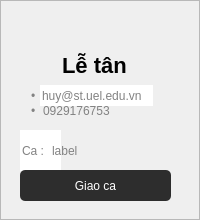
           <widget class="QFrame" name="frmEmployeeRow9">
            <property name="sizePolicy">
             <sizepolicy hsizetype="Preferred" vsizetype="Preferred">
              <horstretch>0</horstretch>
              <verstretch>0</verstretch>
             </sizepolicy>
            </property>
            <property name="minimumSize">
             <size>
              <width>0</width>
              <height>220</height>
             </size>
            </property>
            <property name="styleSheet">
             <string notr="true">#frmEmployeeRow9 {
	background-color: white;
	border-radius:4px;
	border:1px solid #E0E0E0;
}</string>
            </property>
            <property name="frameShape">
             <enum>QFrame::StyledPanel</enum>
            </property>
            <property name="frameShadow">
             <enum>QFrame::Raised</enum>
            </property>
            <widget class="QLineEdit" name="leEmployeeRow9Name">
             <property name="geometry">
              <rect>
               <x>0</x>
               <y>20</y>
               <width>191</width>
               <height>31</height>
              </rect>
             </property>
             <property name="styleSheet">
              <string notr="true">QLineEdit {
	font-family: &quot;Montserrat&quot;;
	font-size:20px;
	font-weight:none;
	background-color:transparent;
	border:1px;
}</string>
             </property>
             <property name="text">
              <string/>
             </property>
             <property name="alignment">
              <set>Qt::AlignCenter</set>
             </property>
            </widget>
            <widget class="QLineEdit" name="leEmployeeRow9Position">
             <property name="geometry">
              <rect>
               <x>60</x>
               <y>50</y>
               <width>81</width>
               <height>31</height>
              </rect>
             </property>
             <property name="styleSheet">
              <string notr="true">QLineEdit {
	font-family: &quot;Montserrat&quot;;
	font-size:22px;
	font-weight:530;
	background-color:transparent;
	border:1px;
}</string>
             </property>
             <property name="text">
              <string>Lễ tân</string>
             </property>
            </widget>
            <widget class="QLabel" name="lblEmployeeRow9Dot">
             <property name="geometry">
              <rect>
               <x>31</x>
               <y>85</y>
               <width>21</width>
               <height>21</height>
              </rect>
             </property>
             <property name="styleSheet">
              <string notr="true">QLabel {
	color: #828282;
}</string>
             </property>
             <property name="text">
              <string>•</string>
             </property>
            </widget>
            <widget class="QLineEdit" name="leEmployeeRow9Email">
             <property name="geometry">
              <rect>
               <x>40</x>
               <y>85</y>
               <width>113</width>
               <height>21</height>
              </rect>
             </property>
             <property name="styleSheet">
              <string notr="true">QLineEdit {
	border:none;
	color: #828282;
}</string>
             </property>
             <property name="text">
              <string>huy@st.uel.edu.vn</string>
             </property>
            </widget>
            <widget class="QLabel" name="lblEmployeeRow9Dot2">
             <property name="geometry">
              <rect>
               <x>31</x>
               <y>100</y>
               <width>20</width>
               <height>21</height>
              </rect>
             </property>
             <property name="styleSheet">
              <string notr="true">QLabel {
	color: #828282;
}</string>
             </property>
             <property name="text">
              <string>•</string>
             </property>
            </widget>
            <widget class="QLineEdit" name="leEmployeeRow9Phone">
             <property name="geometry">
              <rect>
               <x>41</x>
               <y>100</y>
               <width>111</width>
               <height>21</height>
              </rect>
             </property>
             <property name="styleSheet">
              <string notr="true">QLineEdit {
	border:none;
	color: #828282;
	background-color:transparent;
}</string>
             </property>
             <property name="text">
              <string>0929176753</string>
             </property>
            </widget>
            <widget class="QLineEdit" name="leEmployeeRow9Ca">
             <property name="geometry">
              <rect>
               <x>20</x>
               <y>130</y>
               <width>41</width>
               <height>41</height>
              </rect>
             </property>
             <property name="font">
              <font>
               <pointsize>9</pointsize>
              </font>
             </property>
             <property name="styleSheet">
              <string notr="true">QLineEdit {
	border:none;
	color: #828282;
}</string>
             </property>
             <property name="text">
              <string>Ca :</string>
             </property>
            </widget>
            <widget class="QPushButton" name="btnEmployeeRow9Assign">
             <property name="geometry">
              <rect>
               <x>20</x>
               <y>170</y>
               <width>151</width>
               <height>31</height>
              </rect>
             </property>
             <property name="cursor">
              <cursorShape>PointingHandCursor</cursorShape>
             </property>
             <property name="styleSheet">
              <string notr="true">QPushButton {
	font: 11pt &quot;Monteserrat&quot;;
	color: white				;
	border-radius: 5px;
	background-color: #2D2D2D; 
}</string>
             </property>
             <property name="text">
              <string>Giao ca</string>
             </property>
            </widget>
            <widget class="QPushButton" name="btnEmployeeRow9Delete">
             <property name="geometry">
              <rect>
               <x>150</x>
               <y>10</y>
               <width>31</width>
               <height>31</height>
              </rect>
             </property>
             <property name="cursor">
              <cursorShape>PointingHandCursor</cursorShape>
             </property>
             <property name="styleSheet">
              <string notr="true">QPushButton {
	background-color: transparent;
	border: none;
}
</string>
             </property>
             <property name="text">
              <string/>
             </property>
             <property name="icon">
              <iconset>
               <normaloff>C:/Administrator/Downloads/project/images/xoa.jpg</normaloff>C:/Administrator/Downloads/project/images/xoa.jpg</iconset>
             </property>
             <property name="iconSize">
              <size>
               <width>30</width>
               <height>30</height>
              </size>
             </property>
            </widget>
            <widget class="QLineEdit" name="leEmployeeRow9Shift">
             <property name="geometry">
              <rect>
               <x>50</x>
               <y>130</y>
               <width>51</width>
               <height>41</height>
              </rect>
             </property>
             <property name="font">
              <font>
               <pointsize>9</pointsize>
              </font>
             </property>
             <property name="styleSheet">
              <string notr="true">QLineEdit {
	border:none;
	color: #828282;
	background-color: transparent;
}</string>
             </property>
             <property name="text">
              <string>label</string>
             </property>
            </widget>
           </widget>
